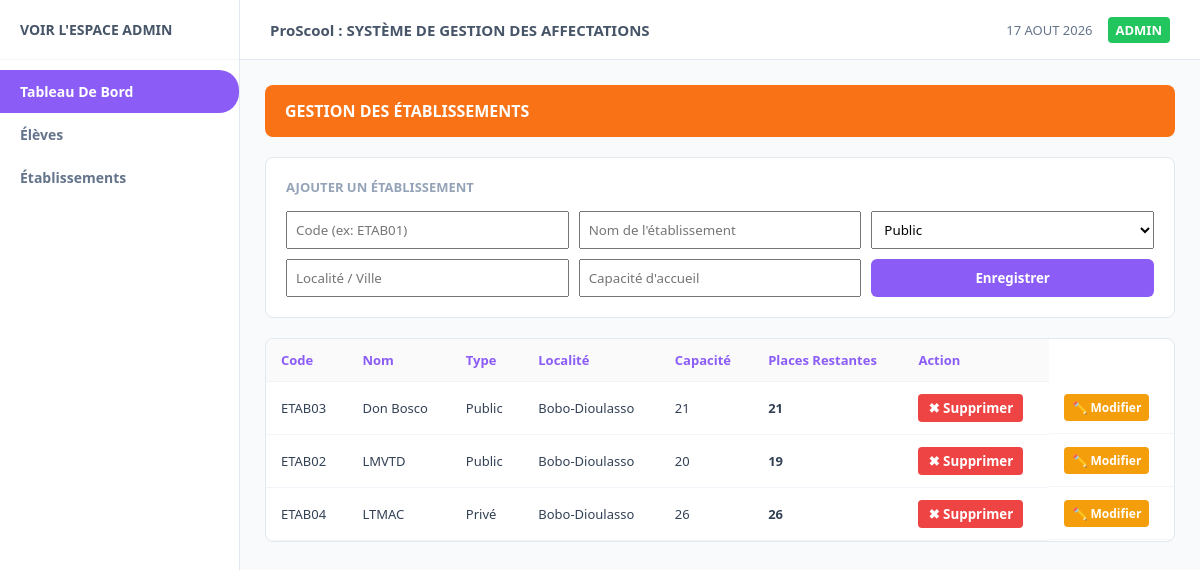
Before: /etablissements with the older database file.
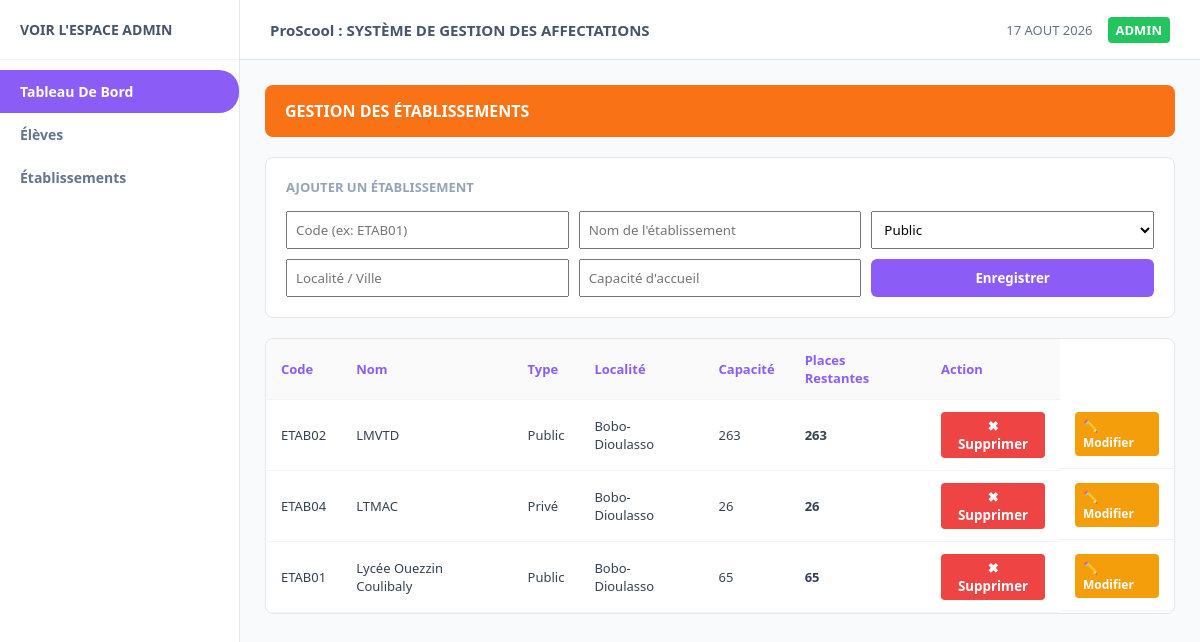
After: the same page with the newer database file.
### tables this page shows
CREATE TABLE etablissements (
            id_etab TEXT PRIMARY KEY,
            nom TEXT NOT NULL,
            type_etab TEXT NOT NULL,
            localite TEXT NOT NULL,
            capacite INTEGER NOT NULL,
            places_restantes INTEGER NOT NULL
        );

### app.py (the view, shortened to what this page needs)
@app.route("/etablissements", methods=["GET", "POST"])
def page_etablissements():
    etablissements = database.obtenir_tous_etablissements()
    return render_template("etablissements.html", etablissements=etablissements)

### database.py (called while the page is built)
def get_connection():
    conn = sqlite3.connect(DB_NAME)
    conn.row_factory = sqlite3.Row  # Permet d'accéder aux colonnes par leur nom
    return conn

def obtenir_tous_etablissements():
    conn = get_connection()
    cursor = conn.cursor()
    cursor.execute("SELECT * FROM etablissements ORDER BY nom")
    rows = cursor.fetchall()
    conn.close()
    return [dict(row) for row in rows]

### templates/etablissements.html (shortened to what this page needs)
{% extends 'base.html' %}
{% block content %}
<div class="banner-orange">
    <span>GESTION DES ÉTABLISSEMENTS</span>
</div>
<div class="card" style="margin-bottom: 20px;">
    <h3>Ajouter un Établissement</h3>
    <form action="/etablissements" method="POST" style="display: grid; grid-template-columns: repeat(3, 1fr); gap: 10px; margin-top: 15px;">
        <input type="text" name="id_etab" placeholder="Code (ex: ETAB01)" required style="padding: 8px;">
        <input type="text" name="nom" placeholder="Nom de l'établissement" required style="padding: 8px;">
        <select name="type_etab" style="padding: 8px;">
            <option value="Public">Public</option>
        </select>
        <input type="text" name="localite" placeholder="Localité / Ville" required style="padding: 8px;">
        <input type="number" name="capacite" placeholder="Capacité d'accueil" required style="padding: 8px;">
        <button type="submit" class="btn btn-purple">Enregistrer</button>
    </form>
</div>
<div class="table-card">
    <table>
        <thead>
            <tr>
                <th>Code</th>
                <th>Nom</th>
                <th>Type</th>
                <th>Localité</th>
                <th>Capacité</th>
                <th>Places Restantes</th>
                <th>Action</th>
            </tr>
        </thead>
        <tbody>
            {% for etab in etablissements %}
            <tr>
                <td>{{ etab.id_etab }}</td>
                <td>{{ etab.nom }}</td>
                <td>{{ etab.type_etab }}</td>
                <td>{{ etab.localite }}</td>
                <td>{{ etab.capacite }}</td>
                <td><strong>{{ etab.places_restantes }}</strong></td>
                <td>
                    <form action="/etablissements/supprimer/{{ etab.id_etab }}" method="POST" style="margin:0;" onsubmit="return confirm('Voulez-vous vraiment supprimer cet établissement ?');">
                        <button type="submit" style="background:#ef4444; color:white; border:none; padding:5px 10px; border-radius:4px; cursor:pointer; font-weight:bold;">✖ Supprimer</button>
                    </form>
                </td>
                <td style="display: flex; gap: 5px;">
                    <a href="/etablissements/modifier/{{ etab.id_etab }}" style="background:#f59e0b; color:white; padding:5px 8px; border-radius:4px; text-decoration:none; font-size:12px; font-weight:bold;">✏️ Modifier</a>
                </td>
            </tr>
            {% endfor %}
        </tbody>
    </table>
</div>
{% endblock %}

### templates/base.html (shortened to what this page needs)
<!DOCTYPE html>
<html lang="fr">
<head>
    <link rel="stylesheet" href="{{ url_for('static', filename='style.css') }}">
</head>
<body>
    <aside class="sidebar">
        <div class="sidebar-brand">VOIR L'ESPACE ADMIN</div>
        <ul class="sidebar-menu">
            <li><a href="/" class="active">Tableau De Bord</a></li>
            <li><a href="/eleves">Élèves</a></li>
            <li><a href="/etablissements">Établissements</a></li>
        </ul>
    </aside>
    <div class="main-wrapper">
        <header class="topbar">
            <div class="topbar-title">ProScool : SYSTÈME DE GESTION DES AFFECTATIONS</div>
            <div class="topbar-right">
                <span>17 AOUT 2026</span>
                <span class="badge-user">ADMIN</span>
            </div>
        </header>
        <main class="content">
            {% block content %}{% endblock %}
        </main>
    </div>
</body>
</html>

### static/style.css (style rules this page uses)
:root { --purple-main: #8b5cf6; --purple-dark: #7c3aed; --orange-main: #f97316; --bg-light: #f8fafc; --sidebar-width: 240px; }
* { margin: 0; padding: 0; box-sizing: border-box; font-family: 'Segoe UI', Tahoma, Geneva, Verdana, sans-serif; }
body { display: flex; background-color: var(--bg-light); color: #334155; }
.sidebar { width: var(--sidebar-width); height: 100vh; background: #ffffff; border-right: 1px solid #e2e8f0; position: fixed; display: flex; flex-direction: column; }
.sidebar-brand { padding: 20px; font-weight: bold; color: #475569; font-size: 14px; border-bottom: 1px solid #f1f5f9; }
.sidebar-menu { list-style: none; margin-top: 10px; }
.sidebar-menu a { display: block; padding: 12px 20px; color: #64748b; text-decoration: none; font-size: 14px; font-weight: 600; }
.sidebar-menu a:hover, .sidebar-menu a.active { background-color: var(--purple-main); color: #ffffff; border-radius: 0 20px 20px 0; }
.main-wrapper { margin-left: var(--sidebar-width); width: calc(100% - var(--sidebar-width)); }
.topbar { height: 60px; background: #ffffff; display: flex; align-items: center; justify-content: space-between; padding: 0 30px; border-bottom: 1px solid #e2e8f0; }
.topbar-title { font-size: 15px; font-weight: bold; color: #475569; }
.topbar-right { display: flex; align-items: center; gap: 15px; font-size: 13px; color: #64748b; }
.badge-user { background: #22c55e; color: white; padding: 4px 8px; border-radius: 4px; font-weight: bold; }
.content { padding: 25px; }
.banner-orange { background: var(--orange-main); color: white; padding: 15px 20px; border-radius: 8px; font-weight: bold; margin-bottom: 20px; display: flex; justify-content: space-between; align-items: center; }
.card { background: white; padding: 20px; border-radius: 8px; border: 1px solid #e2e8f0; }
.card h3 { font-size: 13px; color: #94a3b8; text-transform: uppercase; }
.table-card { background: white; border-radius: 8px; border: 1px solid #e2e8f0; overflow: hidden; }
table { width: 100%; border-collapse: collapse; }
th, td { padding: 12px 15px; text-align: left; font-size: 13px; border-bottom: 1px solid #f1f5f9; }
th { background: #fafafa; color: var(--purple-main); font-weight: 600; }
.btn { padding: 8px 16px; border: none; border-radius: 6px; cursor: pointer; font-weight: bold; color: white; text-decoration: none; }
.btn-purple { background: var(--purple-main); }

Changed rows visible on the page:
removed etablissements: id_etab "ETAB03", nom "Don Bosco", type_etab "Public", localite "Bobo-Dioulasso", capacite "21", places_restantes "21"
changed etablissements "ETAB02": capacite "20" → "263"; places_restantes "19" → "263"
added etablissements: id_etab "ETAB01", nom "Lycée Ouezzin Coulibaly", type_etab "Public", localite "Bobo-Dioulasso", capacite "65", places_restantes "65"
